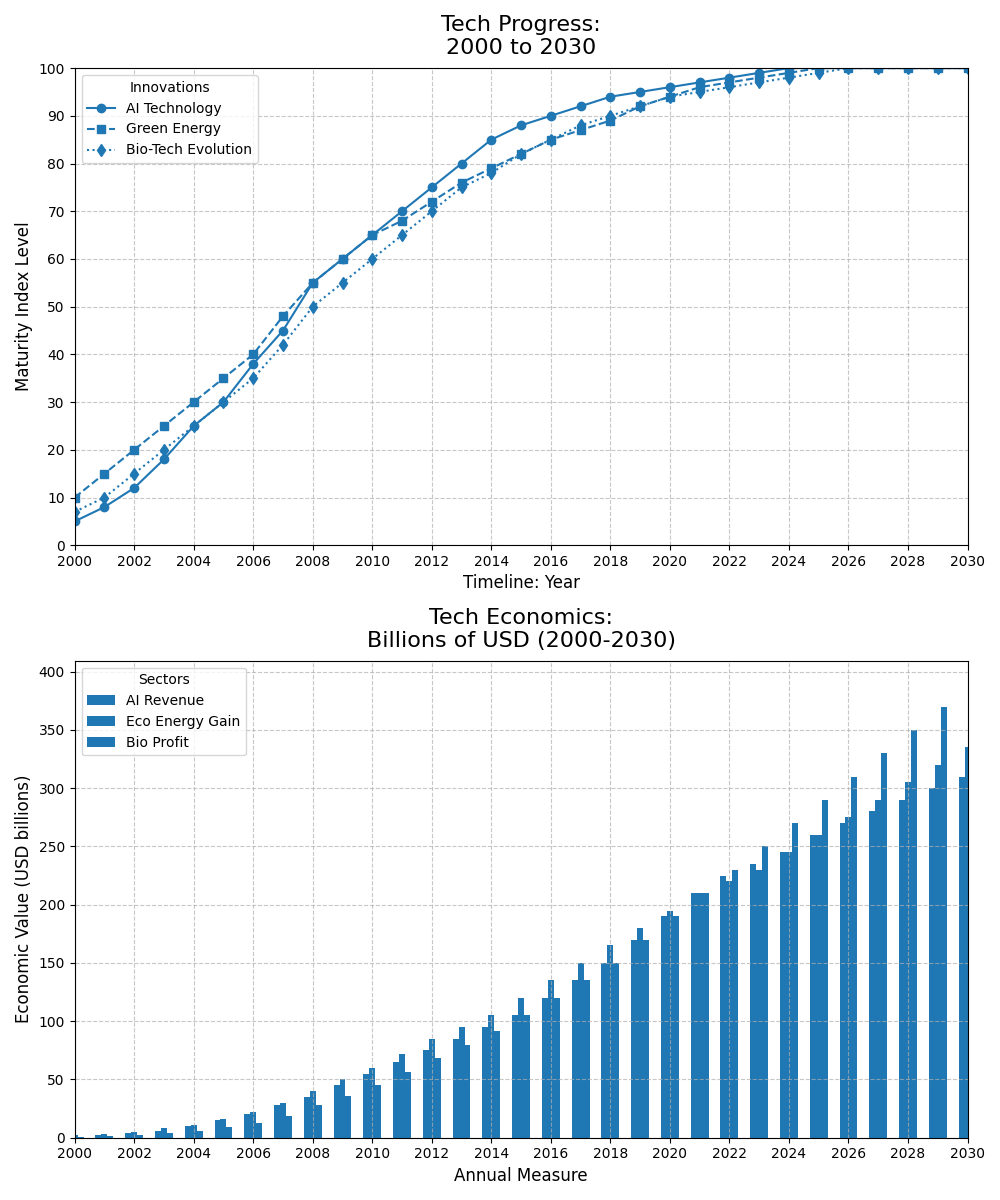

Python code for this plot:
import matplotlib.pyplot as plt
import numpy as np

years = np.arange(2000, 2031)

ai_growth = [5, 8, 12, 18, 25, 30, 38, 45, 55, 60, 65, 70, 75, 80, 85, 88, 90, 92, 94, 95, 96, 97, 98, 99, 100, 100, 100, 100, 100, 100, 100]
renewable_energy_growth = [10, 15, 20, 25, 30, 35, 40, 48, 55, 60, 65, 68, 72, 76, 79, 82, 85, 87, 89, 92, 94, 96, 97, 98, 99, 100, 100, 100, 100, 100, 100]
biotechnology_growth = [7, 10, 15, 20, 25, 30, 35, 42, 50, 55, 60, 65, 70, 75, 78, 82, 85, 88, 90, 92, 94, 95, 96, 97, 98, 99, 100, 100, 100, 100, 100]

ai_economic_impact = [1, 2, 4, 6, 10, 15, 20, 28, 35, 45, 55, 65, 75, 85, 95, 105, 120, 135, 150, 170, 190, 210, 225, 235, 245, 260, 270, 280, 290, 300, 310]
renewable_energy_economic_impact = [2, 3, 5, 8, 11, 16, 22, 30, 40, 50, 60, 72, 85, 95, 105, 120, 135, 150, 165, 180, 195, 210, 220, 230, 245, 260, 275, 290, 305, 320, 335]
biotechnology_economic_impact = [1, 1.5, 2.5, 4, 6, 9, 13, 19, 28, 36, 45, 56, 68, 80, 92, 105, 120, 135, 150, 170, 190, 210, 230, 250, 270, 290, 310, 330, 350, 370, 390]

fig, (ax1, ax2) = plt.subplots(2, 1, figsize=(10, 12))

ax1.plot(years, ai_growth, label='AI Technology', marker='o', color='tab:blue', linestyle='-')
ax1.plot(years, renewable_energy_growth, label='Green Energy', marker='s', color='tab:blue', linestyle='--')
ax1.plot(years, biotechnology_growth, label='Bio-Tech Evolution', marker='d', color='tab:blue', linestyle=':')

ax1.set_title('Tech Progress:\n2000 to 2030', fontsize=16, pad=10)
ax1.set_xlabel('Timeline: Year', fontsize=12)
ax1.set_ylabel('Maturity Index Level', fontsize=12)
ax1.set_xticks(np.arange(2000, 2031, 2))
ax1.set_yticks(np.arange(0, 101, 10))
ax1.set_xlim(2000, 2030)
ax1.set_ylim(0, 100)
ax1.grid(True, linestyle='--', alpha=0.7)
ax1.legend(title='Innovations', loc='upper left', fontsize=10)

ax2.bar(years - 0.2, ai_economic_impact, width=0.2, label='AI Revenue', color='tab:blue')
ax2.bar(years, renewable_energy_economic_impact, width=0.2, label='Eco Energy Gain', color='tab:blue')
ax2.bar(years + 0.2, biotechnology_economic_impact, width=0.2, label='Bio Profit', color='tab:blue')

ax2.set_title('Tech Economics:\nBillions of USD (2000-2030)', fontsize=16, pad=10)
ax2.set_xlabel('Annual Measure', fontsize=12)
ax2.set_ylabel('Economic Value (USD billions)', fontsize=12)
ax2.set_xticks(np.arange(2000, 2031, 2))
ax2.set_xlim(2000, 2030)
ax2.grid(True, linestyle='--', alpha=0.7)
ax2.legend(title='Sectors', loc='upper left', fontsize=10)

plt.tight_layout()
plt.show()
